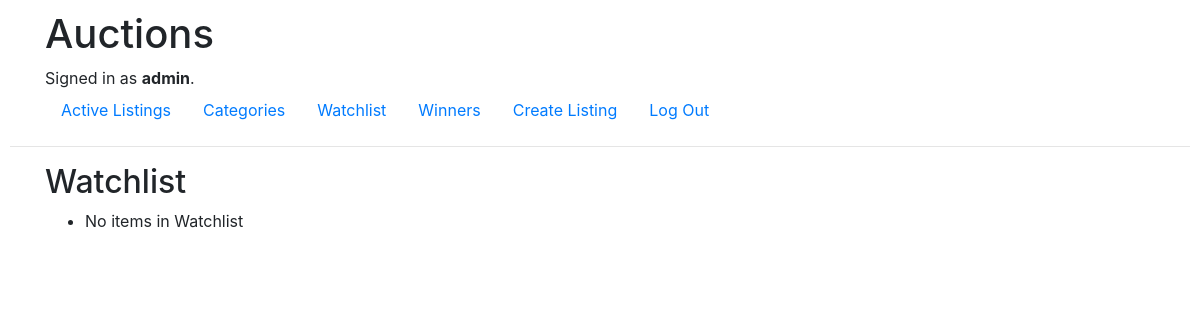
Before: /watchlist (signed in) with the older database file.
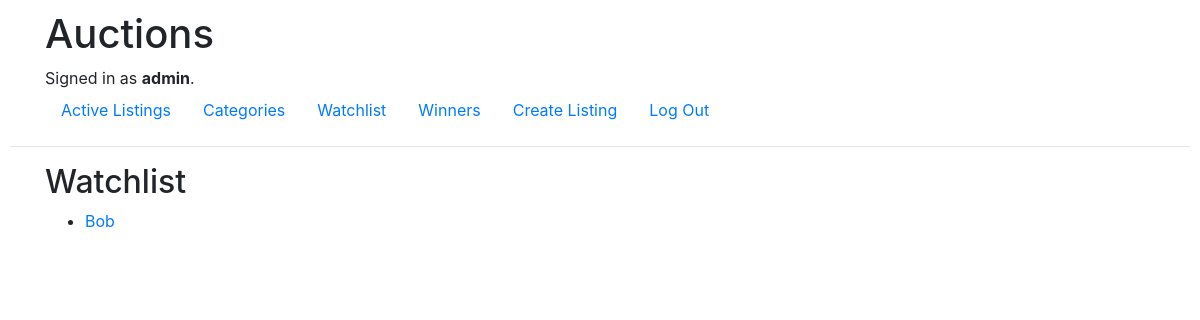
After: the same page with the newer database file.
### auctions/models.py (models this page shows, shortened)
class Listing(models.Model):
    title = models.CharField(max_length=32)
    picture = models.CharField(max_length=128)
    description = models.CharField(max_length=256, default="No description")
    price = models.DecimalField(max_digits=10, decimal_places=2, default=1.00)
    owner = models.ForeignKey(User, on_delete=models.CASCADE, related_name="owner", default=1)
    winner = models.ForeignKey(User, on_delete=models.CASCADE, related_name="winner", default=1)
    category = models.CharField(max_length=32, choices=CATEGORY_CHOICES, default="Home")
    watchlist = models.ManyToManyField(User, blank=True, related_name="watchlist")
    active = models.BooleanField(default=True)

### auctions/views.py (the view)
# urls.py: path("watchlist", views.watchlist, name="watchlist"),
@login_required
def watchlist(request):
    watchlist = Listing.objects.all().filter(watchlist=request.user)
    return render (request, "auctions/watchlist.html", {
        "watchlist": watchlist
    })

### auctions/templates/auctions/watchlist.html
{% extends "auctions/layout.html" %}
{% block body %}
    <div class="container">
        <h2>Watchlist</h2>
        <div>
            <ul>
                {% for item in watchlist %}
                <li>
                    <a href="{% url 'listings' item.id %}">{{ item.title }}</a>
                </li>
                {% empty %}
                <li>
                    No items in Watchlist
                </li>
                {% endfor %}
            </ul>
        </div>
    </div>
{% endblock %}

Changed rows visible on the page:
now on this page (row edited): Listing: title "Bob"
Other visible differences:
text no longer shown: "No items in Watchlist"
